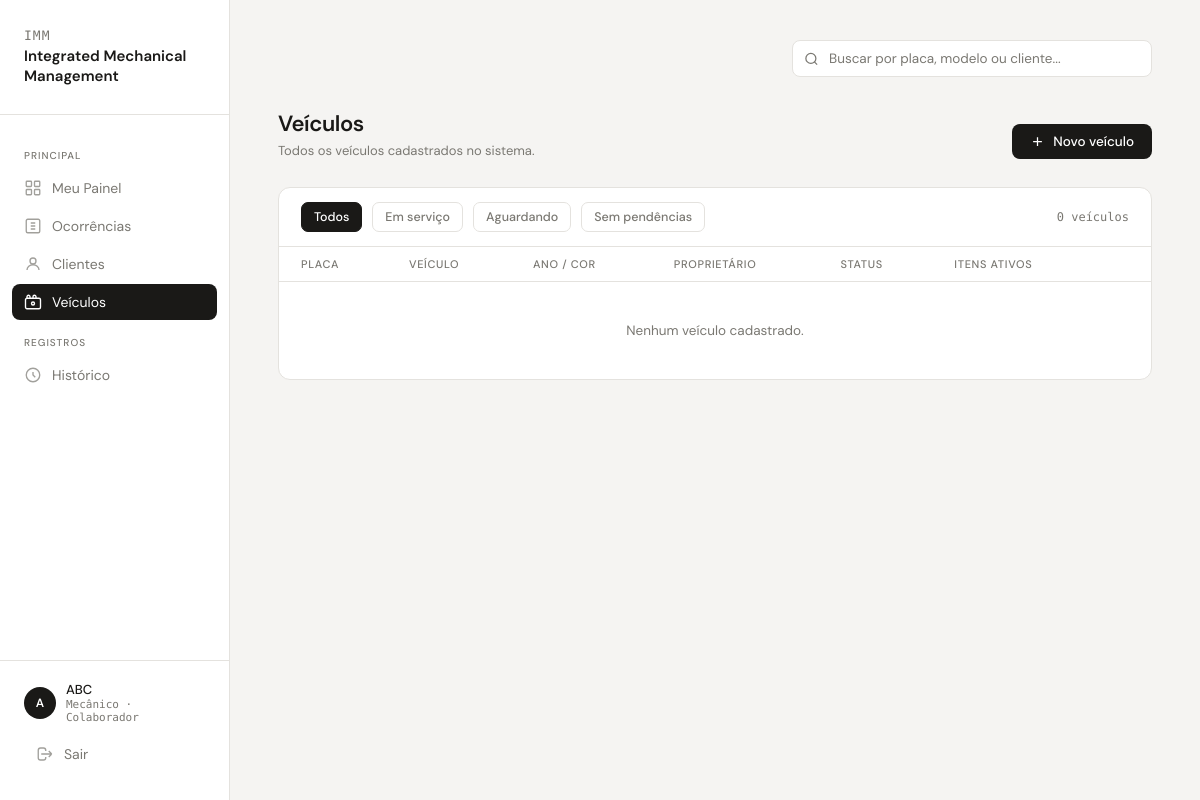
The page /colaborador/veiculos.php (signed in) on the database as committed earlier.
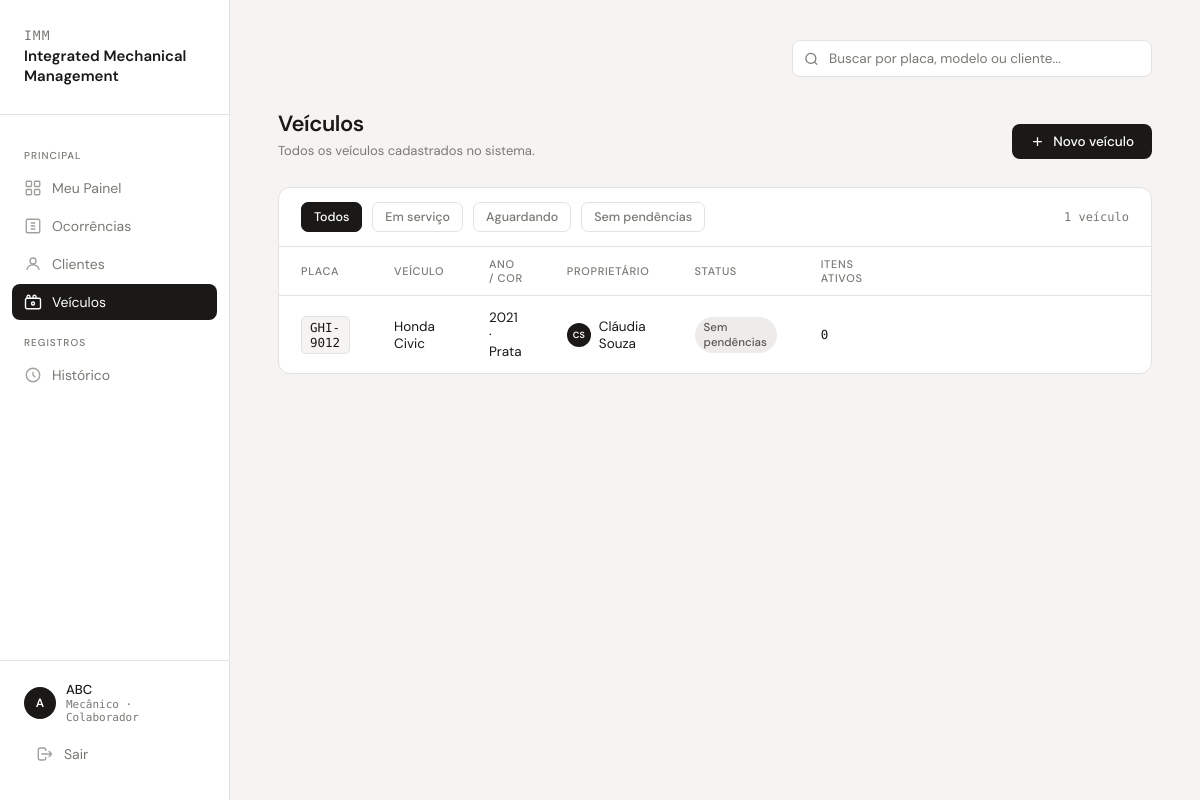
The same page on the database as committed later.
### tables this page shows
CREATE TABLE `veiculo` (
  `id` char(36) NOT NULL DEFAULT uuid(),
  `placa` varchar(10) NOT NULL,
  `ano` int(11) NOT NULL,
  `cor` varchar(10) NOT NULL,
  `idModelo` char(36) NOT NULL,
  `idCliente` char(36) NOT NULL
);

CREATE TABLE `marca` (
  `id` char(36) NOT NULL DEFAULT uuid(),
  `nome` varchar(100) NOT NULL
);

CREATE TABLE `modelo` (
  `id` char(36) NOT NULL DEFAULT uuid(),
  `nome` varchar(100) NOT NULL,
  `idMarca` char(36) NOT NULL
);

CREATE TABLE `cliente` (
  `id` char(36) NOT NULL DEFAULT uuid(),
  `nome` varchar(100) NOT NULL,
  `cpf` varchar(11) NOT NULL,
  `email` varchar(100) NOT NULL,
  `senha` varchar(100) NOT NULL,
  `telefone` varchar(15) DEFAULT NULL,
  `endereco` varchar(100) NOT NULL
);

### colaborador/veiculos.php (the view, shortened to what this page needs)
<?php
require __DIR__ . '/../includes/app.php';
$busca     = trim($_GET['q'] ?? '');
$where = [];
$params = [];
$veiculos = db_all("SELECT v.id, v.placa, v.ano, v.cor, v.idCliente, mo.nome AS modelo, ma.id AS idMarca, ma.nome AS marca,
                           c.nome AS cliente, c.cpf,
                           " . SQL_STATUS_ATIVO . " AS statusAtivo,
                           (SELECT p.numero FROM protocolo p WHERE p.idVeiculo = v.id
                            AND p.status IN ('ABERTO','EM_ATENDIMENTO') ORDER BY p.numero DESC LIMIT 1) AS protocoloAtivo,
                           (SELECT COUNT(*) FROM itemocorrencia i JOIN protocolo p ON p.idOcorrencia = i.idOcorrencia
                            WHERE p.idVeiculo = v.id AND p.status IN ('ABERTO','EM_ATENDIMENTO')) AS itensAtivos
                    FROM veiculo v
                    JOIN modelo mo ON mo.id = v.idModelo
                    JOIN marca ma  ON ma.id = mo.idMarca
                    JOIN cliente c ON c.id = v.idCliente"
                  . ($where ? ' WHERE ' . implode(' AND ', $where) : '') . ' ORDER BY v.placa', $params);
?>
<!DOCTYPE html>
<html lang="pt-BR">
<head>
</head>
<body>
<?php sidebar('veiculos'); ?>
<main>
  <div class="topbar">
    <div class="search-wrap">
      <input class="search-input" type="text" id="search" value="<?= e($busca) ?>" placeholder="Buscar por placa, modelo ou cliente..." oninput="filterTable(this.value)"/>
    </div>
  </div>
  <div class="page-header">
    <div>
      <div class="page-title">Veículos</div>
      <div class="page-sub">Todos os veículos cadastrados no sistema.</div>
    </div>
    <button class="btn-primary" onclick="openModal()">
      <svg viewBox="0 0 24 24" fill="none" stroke="currentColor" stroke-width="2"><path d="M12 5v14M5 12h14"/></svg>
      Novo veículo
    </button>
  </div>
  <div class="table-card">
    <div class="table-toolbar">
      <button class="filter-btn active" onclick="setFilter('all',this)">Todos</button>
      <button class="filter-btn" onclick="setFilter('prog',this)">Em serviço</button>
      <button class="filter-btn" onclick="setFilter('open',this)">Aguardando</button>
      <button class="filter-btn" onclick="setFilter('done',this)">Sem pendências</button>
      <span class="table-count" id="vcount"><?= plural(count($veiculos), 'veículo', 'veículos') ?></span>
    </div>
    <table>
      <thead>
        <tr>
          <th>Placa</th>
          <th>Veículo</th>
          <th>Ano / Cor</th>
          <th>Proprietário</th>
          <th>Status</th>
          <th>Itens ativos</th>
          <th></th>
        </tr>
      </thead>
      <tbody id="vtable-body">
        <?php if (!$veiculos): ?>
          <tr class="empty-row"><td colspan="7">Nenhum veículo cadastrado.</td></tr>
        <?php endif; ?>
        <?php foreach ($veiculos as $v): $st = status_veiculo($v['statusAtivo']); ?>
        <tr data-status="<?= $st[0] ?>">
          <td><span class="td-plate"><?= e($v['placa']) ?></span></td>
          <td><?= e($v['marca'] . ' ' . $v['modelo']) ?></td>
          <td><?= e($v['ano'] . ' · ' . $v['cor']) ?></td>
          <td><div class="owner-chip"><div class="o-avatar"><?= e(initials($v['cliente'])) ?></div><?= e($v['cliente']) ?></div></td>
          <td><?= badge($st) ?></td>
          <td style="font-family:'DM Mono',monospace;font-size:12.5px;"><?= (int)$v['itensAtivos'] ?></td>
          <td></td>
        </tr>
        <?php endforeach; ?>
      </tbody>
    </table>
  </div>
</main>
</body>
</html>

### includes/layout.php (shortened to what this page needs)
<?php
function menu_do_perfil(string $perfil): array {
    return match ($perfil) {
        'ADMIN' => [
            'Principal' => [
                ['dashboard',     'Dashboard',     'admin/dashboard.php'],
                ['clientes',      'Clientes',      'colaborador/visualizar_clientes.php'],
                ['veiculos',      'Veículos',      'colaborador/veiculos.php'],
                ['ocorrencias',   'Ocorrências',   'colaborador/registrar_ocorrencia.php'],
                ['colaboradores', 'Colaboradores', 'admin/gerenciar_colaboradores.php'],
            ],
            'Registros' => [['historico', 'Histórico', 'admin/historico.php']],
        ],
        'COLABORADOR' => [
            'Principal' => [
                ['dashboard',   'Meu Painel',  'colaborador/dashboard.php'],
                ['ocorrencias', 'Ocorrências', 'colaborador/registrar_ocorrencia.php'],
                ['clientes',    'Clientes',    'colaborador/visualizar_clientes.php'],
                ['veiculos',    'Veículos',    'colaborador/veiculos.php'],
            ],
            'Registros' => [['historico', 'Histórico', 'admin/historico.php']],
        ],
        default => [
            'Principal' => [
                ['dashboard',   'Meu Painel',    'cliente/dashboard.php'],
                ['veiculos',    'Meus Veículos', 'cliente/meus_veiculos.php'],
                ['ocorrencias', 'Ocorrências',   'cliente/visualizar_ocorrencias.php'],
            ],
            'Registros' => [['historico', 'Histórico', 'cliente/historico.php']],
            'Conta'     => [['perfil', 'Meu Perfil', 'cliente/perfil.php']],
        ],
    };
}
function rotulo_perfil(array $u): string {
    return match ($u['perfil']) {
        'ADMIN'       => 'Administrador',
        'COLABORADOR' => ($u['cargo'] ? $u['cargo'] . ' · ' : '') . 'Colaborador',
        default       => 'Cliente',
    };
}
function sidebar(string $ativo): void {
    $u = usuario();
    ?>
<aside>
  <div class="logo">
    <div class="logo-mark">IMM</div>
    <div class="logo-name">Integrated Mechanical<br>Management</div>
  </div>
  <nav>
    <?php foreach (menu_do_perfil($u['perfil']) as $secao => $itens): ?>
      <span class="nav-label"><?= e($secao) ?></span>
      <?php foreach ($itens as [$chave, $rotulo, $caminho]): ?>
        <a class="nav-item<?= $chave === $ativo ? ' active' : '' ?>" href="../<?= $caminho ?>">
          <svg class="icon" viewBox="0 0 24 24" fill="none" stroke="currentColor" stroke-width="1.8"><?= ICONES[$chave] ?></svg>
          <?= e($rotulo) ?>
        </a>
      <?php endforeach; ?>
    <?php endforeach; ?>
  </nav>
  <div class="sidebar-footer">
    <div class="user-chip">
      <div class="avatar"><?= e(initials($u['nome'])) ?></div>
      <div class="user-info">
        <div class="user-name"><?= e($u['nome']) ?></div>
        <div class="user-role"><?= e(rotulo_perfil($u)) ?></div>
      </div>
    </div>
    <a class="nav-item" href="../logout.php" style="margin-top:12px">
      <svg class="icon" viewBox="0 0 24 24" fill="none" stroke="currentColor" stroke-width="1.8"><path d="M17 16l4-4m0 0l-4-4m4 4H7m6 4v1a3 3 0 01-3 3H6a3 3 0 01-3-3V7a3 3 0 013-3h4a3 3 0 013 3v1"/></svg>
      Sair
    </a>
  </div>
</aside>
    <?php
}
    ?>

### includes/app.php (shortened to what this page needs)
<?php
require __DIR__ . '/db.php';
require __DIR__ . '/layout.php';
function db_exec(string $sql, array $params = []): mysqli_stmt {
    global $conn;
    $stmt = $conn->prepare($sql);
    $stmt->execute();
    return $stmt;
}
function db_all(string $sql, array $params = []): array {
    return db_exec($sql, $params)->get_result()->fetch_all(MYSQLI_ASSOC);
}
function e($s): string { return htmlspecialchars((string)$s, ENT_QUOTES, 'UTF-8'); }
function initials(string $nome): string {
    $parts = preg_split('/\s+/', trim($nome));
    $i = mb_strtoupper(mb_substr($parts[0] ?? '', 0, 1));
    if (count($parts) > 1) $i .= mb_strtoupper(mb_substr(end($parts), 0, 1));
    return $i;
}
function plural(int $n, string $sing, string $plur): string { return $n . ' ' . ($n === 1 ? $sing : $plur); }
function status_veiculo(?string $statusProtocoloAtivo): array {
    return match ($statusProtocoloAtivo) {
        'EM_ATENDIMENTO' => ['prog', 'Em serviço'],
        'ABERTO'         => ['open', 'Aguardando'],
        default          => ['done', 'Sem pendências'],
    };
}
function badge(array $st): string { return '<span class="badge ' . e($st[0]) . '">' . e($st[1]) . '</span>'; }
function usuario(): ?array { return $_SESSION['user'] ?? null; }

Rows that differ between the two databases and show on the page:
added veiculo: placa "GHI-9012", marca.nome "Honda Civic", ano+cor "2021 · Prata", idCliente.nome "CS", idCliente.nome "Cláudia Souza", itensAtivos "0"
Other text that changed with them:
plural(count($veiculos), 'veículo', 'veículos'): "0 veículos" → "1 veículo"
text no longer shown: "Nenhum veículo cadastrado."
